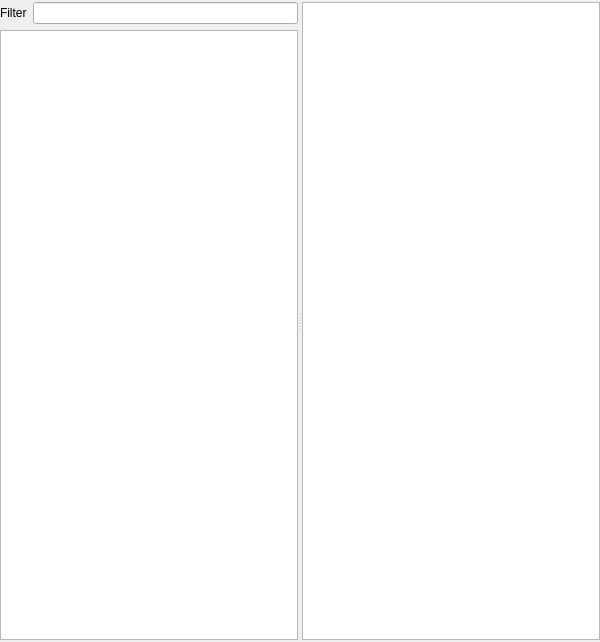
<?xml version="1.0" encoding="UTF-8"?>
<ui version="4.0">
 <class>ObjectSidebar</class>
 <widget class="QWidget" name="ObjectSidebar">
  <property name="geometry">
   <rect>
    <x>0</x>
    <y>0</y>
    <width>600</width>
    <height>642</height>
   </rect>
  </property>
  <property name="maximumSize">
   <size>
    <width>600</width>
    <height>16777215</height>
   </size>
  </property>
  <property name="windowTitle">
   <string>Form</string>
  </property>
  <layout class="QVBoxLayout" name="verticalLayout">
   <property name="spacing">
    <number>0</number>
   </property>
   <property name="leftMargin">
    <number>0</number>
   </property>
   <property name="topMargin">
    <number>2</number>
   </property>
   <property name="rightMargin">
    <number>0</number>
   </property>
   <property name="bottomMargin">
    <number>2</number>
   </property>
   <item>
    <widget class="QSplitter" name="splitter">
     <property name="orientation">
      <enum>Qt::Horizontal</enum>
     </property>
     <widget class="QWidget" name="gridLayoutWidget">
      <layout class="QGridLayout" name="gridLayout">
       <property name="topMargin">
        <number>0</number>
       </property>
       <item row="0" column="1">
        <widget class="QLineEdit" name="lineEdit"/>
       </item>
       <item row="1" column="0" colspan="2">
        <widget class="QTreeView" name="treeView"/>
       </item>
       <item row="0" column="0">
        <widget class="QLabel" name="label">
         <property name="text">
          <string>Filter</string>
         </property>
        </widget>
       </item>
      </layout>
     </widget>
     <widget class="QTableView" name="tableView"/>
    </widget>
   </item>
  </layout>
 </widget>
 <resources/>
 <connections/>
</ui>
